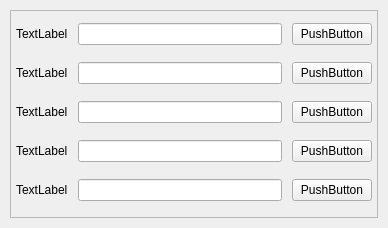
<?xml version="1.0" encoding="UTF-8"?>
<ui version="4.0">
 <class>Widget</class>
 <widget class="QWidget" name="Widget">
  <property name="geometry">
   <rect>
    <x>0</x>
    <y>0</y>
    <width>388</width>
    <height>228</height>
   </rect>
  </property>
  <property name="windowTitle">
   <string>Widget</string>
  </property>
  <layout class="QGridLayout" name="gridLayout">
   <property name="leftMargin">
    <number>10</number>
   </property>
   <property name="topMargin">
    <number>10</number>
   </property>
   <property name="rightMargin">
    <number>10</number>
   </property>
   <property name="bottomMargin">
    <number>10</number>
   </property>
   <property name="spacing">
    <number>5</number>
   </property>
   <item row="0" column="0">
    <widget class="QScrollArea" name="scrollArea">
     <property name="widgetResizable">
      <bool>true</bool>
     </property>
     <widget class="QWidget" name="scrollAreaWidgetContents">
      <property name="geometry">
       <rect>
        <x>0</x>
        <y>0</y>
        <width>366</width>
        <height>206</height>
       </rect>
      </property>
      <layout class="QGridLayout" name="gridLayout_2">
       <property name="leftMargin">
        <number>5</number>
       </property>
       <property name="topMargin">
        <number>5</number>
       </property>
       <property name="rightMargin">
        <number>5</number>
       </property>
       <property name="bottomMargin">
        <number>5</number>
       </property>
       <property name="spacing">
        <number>10</number>
       </property>
       <item row="0" column="3">
        <widget class="QPushButton" name="pushButton">
         <property name="text">
          <string>PushButton</string>
         </property>
        </widget>
       </item>
       <item row="4" column="3">
        <widget class="QPushButton" name="pushButton_2">
         <property name="text">
          <string>PushButton</string>
         </property>
        </widget>
       </item>
       <item row="0" column="0">
        <widget class="QLabel" name="label">
         <property name="text">
          <string>TextLabel</string>
         </property>
        </widget>
       </item>
       <item row="1" column="3">
        <widget class="QPushButton" name="pushButton_3">
         <property name="text">
          <string>PushButton</string>
         </property>
        </widget>
       </item>
       <item row="2" column="3">
        <widget class="QPushButton" name="pushButton_4">
         <property name="text">
          <string>PushButton</string>
         </property>
        </widget>
       </item>
       <item row="0" column="1">
        <widget class="QLineEdit" name="lineEdit"/>
       </item>
       <item row="3" column="3">
        <widget class="QPushButton" name="pushButton_5">
         <property name="text">
          <string>PushButton</string>
         </property>
        </widget>
       </item>
       <item row="1" column="0">
        <widget class="QLabel" name="label_2">
         <property name="text">
          <string>TextLabel</string>
         </property>
        </widget>
       </item>
       <item row="2" column="0">
        <widget class="QLabel" name="label_3">
         <property name="text">
          <string>TextLabel</string>
         </property>
        </widget>
       </item>
       <item row="3" column="0">
        <widget class="QLabel" name="label_4">
         <property name="text">
          <string>TextLabel</string>
         </property>
        </widget>
       </item>
       <item row="4" column="0">
        <widget class="QLabel" name="label_5">
         <property name="text">
          <string>TextLabel</string>
         </property>
        </widget>
       </item>
       <item row="1" column="1">
        <widget class="QLineEdit" name="lineEdit_2"/>
       </item>
       <item row="2" column="1">
        <widget class="QLineEdit" name="lineEdit_3"/>
       </item>
       <item row="3" column="1">
        <widget class="QLineEdit" name="lineEdit_4"/>
       </item>
       <item row="4" column="1">
        <widget class="QLineEdit" name="lineEdit_5"/>
       </item>
      </layout>
     </widget>
    </widget>
   </item>
  </layout>
 </widget>
 <resources/>
 <connections/>
</ui>
